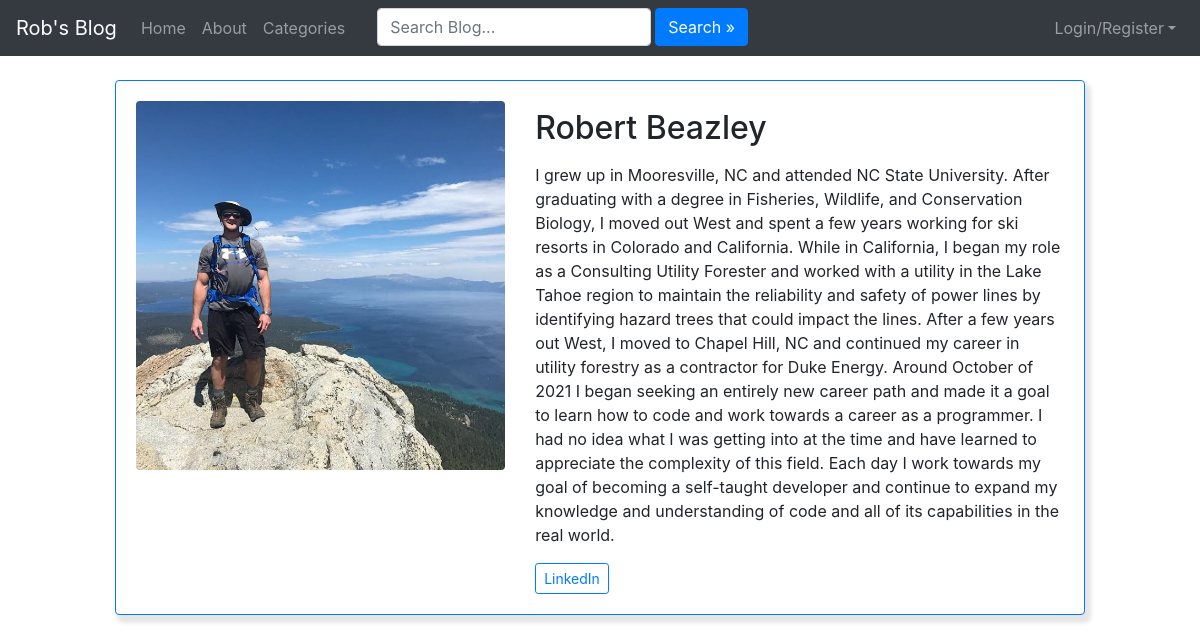
/members/1/profile/, run on the app's committed database.
### blog/models.py (models this page shows, shortened)
class Profile(models.Model):
    user = models.OneToOneField(User, null=True, on_delete=models.CASCADE)
    snippet = models.CharField(max_length=140, blank=True)
    bio = models.TextField()
    profile_pic = models.ImageField(null=True, blank=True, upload_to='images/profile/')
    website_url = models.CharField(max_length=200, null=True, blank=True)
    facebook_url = models.CharField(max_length=200, null=True, blank=True)
    twitter_url = models.CharField(max_length=200, null=True, blank=True)
    instagram_url = models.CharField(max_length=200, null=True, blank=True)
    linkedin_url = models.CharField(max_length=200, null=True, blank=True)

### members/views.py (the view)
# urls.py: path('<int:pk>/profile/', views.ShowProfilePageView.as_view(), name='show_profile_page'),
class ShowProfilePageView(generic.DetailView):
    model = Profile
    template_name = 'registration/user_profile.html'
    def get_context_data(self, *args, **kwargs):
        context = super(ShowProfilePageView, self).get_context_data(*args, **kwargs)
        page_user = get_object_or_404(Profile, id=self.kwargs['pk'])
        context['page_user'] = page_user
        return context

### members/templates/registration/user_profile.html (shortened to what this page needs)
{% extends 'blog/base.html' %}
{% load static %}
{% block body %}
<body>
    <div class="container-fluid my-3">
        <div class="row justify-content-center">
            <div class="col-md-10">
                <div class="card border-primary my-2" id="profile">
                    <div class="card-body">
                        <div class="row justify-items-start">
                            <div class="col-5">
                                <div class="">
                                    {% if page_user.profile_pic %}
                                    <img class="card-img rounded" src="{{ page_user.profile_pic.url }}" alt="Card image cap">
                                    {% else %}
                                    <img class="card-img rounded" src="{% static 'blog\images\defaultprofilepic.png' %}"
                                        alt="Card image cap">
                                    {% endif %}
                                </div>
                            </div>
                            <div class="col-7">
                                <div class="text-left" id="username">
                                    <h2 class="mt-2">{{ page_user.user.first_name }} {{ page_user.user.last_name }}</h2>
                                </div>
                                <p class="card-text my-3 text-left">{{ page_user.bio }}</p>
                                <div class="text-left mt-1">
                                    {% if page_user.linkedin_url %}
                                    <a class="btn btn-outline-primary btn-sm" href="{{ page_user.linkedin_url }}">LinkedIn</a>
                                    {% endif %}
                                </div>
                            </div>
                        </div>
                    </div>
                </div>
            </div>
        </div>
    </div>
</body>
{% endblock %}

### members/templates/registration/user_profile.html (style rules this page uses)
#profile { box-shadow: 4px 6px 4px 2px rgba(0, 0, 0, 0.1); }

### data on the page
Profile: profile_pic (picture), user.first_name "Robert", user.last_name "Beazley", bio "I grew up in Mooresville, NC and attended NC State University. After graduating with a degree in Fisheries, Wildlife, and Conservation Biology, I moved out West and spent a few years working for ski resorts in Colorado and California. While in California, I began my role as a Consulting Utility Forester and worked with a utility in the Lake Tahoe region to maintain the reliability and safety of power lines by identifying hazard trees that could impact the lines. After a few years out West, I moved to Chapel Hill, NC and continued my career in utility forestry as a contractor for Duke Energy. Around October of 2021 I began seeking an entirely new career path and made it a goal to learn how…"
